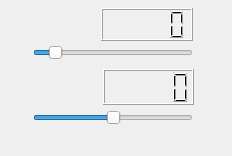
<?xml version="1.0" encoding="UTF-8"?>
<ui version="4.0">
 <class>birdsnest</class>
 <widget class="QWidget" name="birdsnest">
  <property name="geometry">
   <rect>
    <x>0</x>
    <y>0</y>
    <width>232</width>
    <height>156</height>
   </rect>
  </property>
  <property name="windowTitle">
   <string>birdsnest</string>
  </property>
  <widget class="QSlider" name="middlez1">
   <property name="geometry">
    <rect>
     <x>33</x>
     <y>43</y>
     <width>160</width>
     <height>19</height>
    </rect>
   </property>
   <property name="maximum">
    <number>200</number>
   </property>
   <property name="value">
    <number>20</number>
   </property>
   <property name="orientation">
    <enum>Qt::Horizontal</enum>
   </property>
  </widget>
  <widget class="QSlider" name="middlez2">
   <property name="geometry">
    <rect>
     <x>33</x>
     <y>108</y>
     <width>160</width>
     <height>19</height>
    </rect>
   </property>
   <property name="maximum">
    <number>200</number>
   </property>
   <property name="value">
    <number>100</number>
   </property>
   <property name="orientation">
    <enum>Qt::Horizontal</enum>
   </property>
  </widget>
  <widget class="QLCDNumber" name="lcd1">
   <property name="geometry">
    <rect>
     <x>101</x>
     <y>8</y>
     <width>92</width>
     <height>33</height>
    </rect>
   </property>
  </widget>
  <widget class="QLCDNumber" name="lcd2">
   <property name="geometry">
    <rect>
     <x>103</x>
     <y>69</y>
     <width>91</width>
     <height>36</height>
    </rect>
   </property>
  </widget>
 </widget>
 <layoutdefault spacing="6" margin="11"/>
 <resources/>
 <connections/>
</ui>
